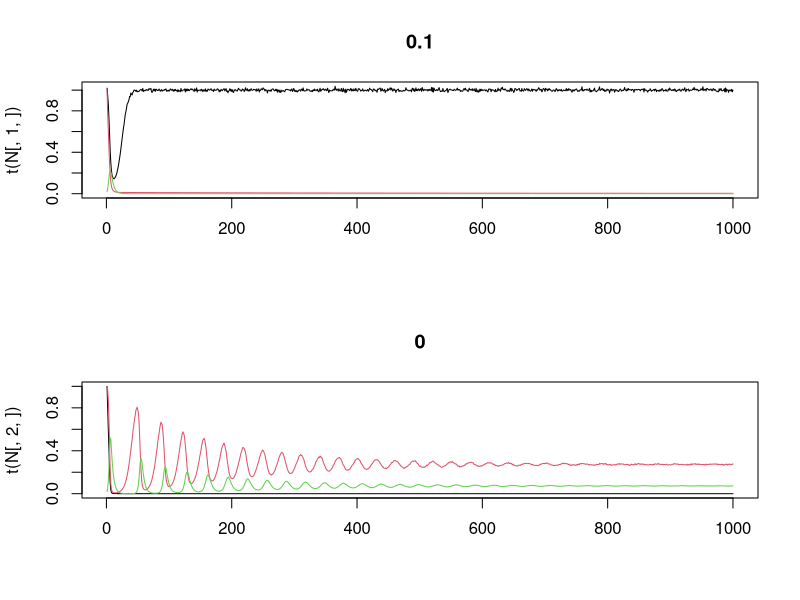
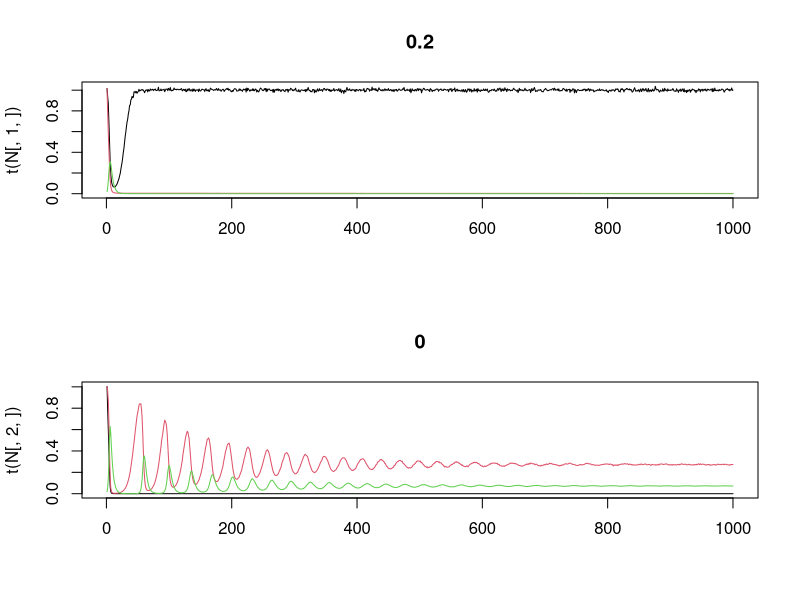
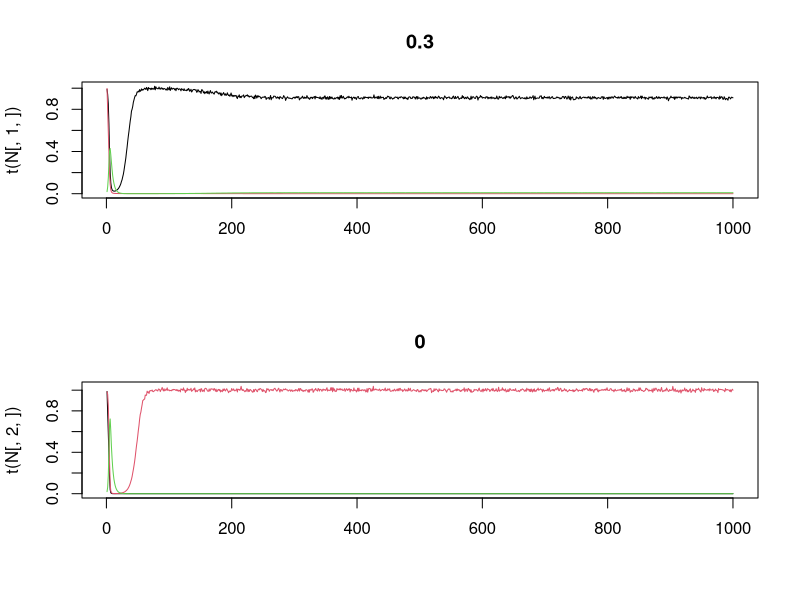
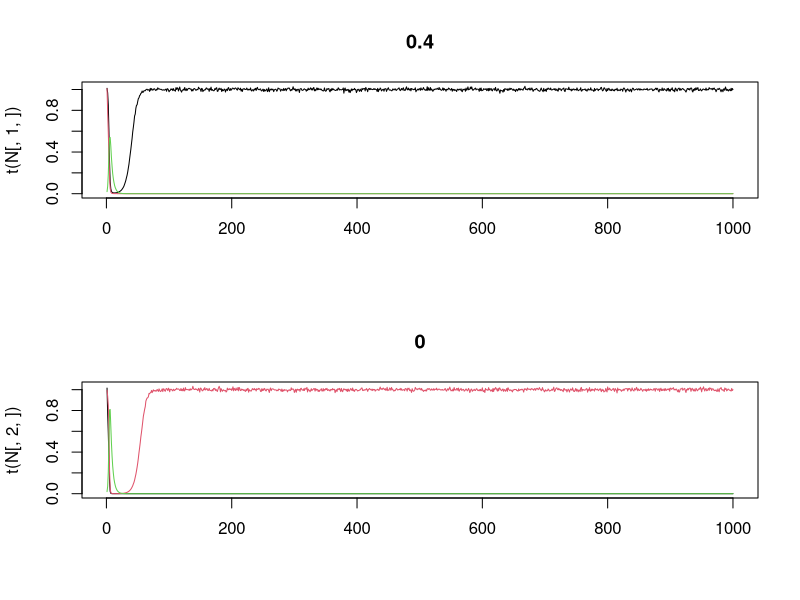
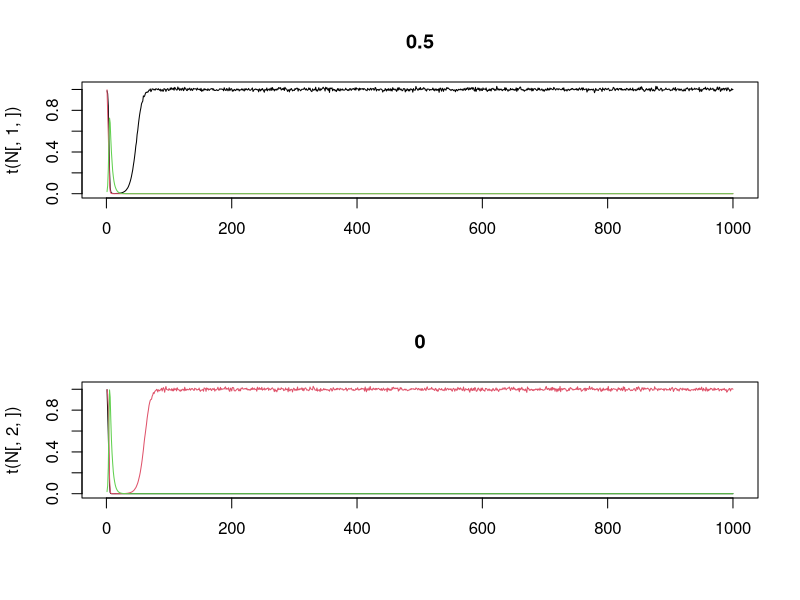
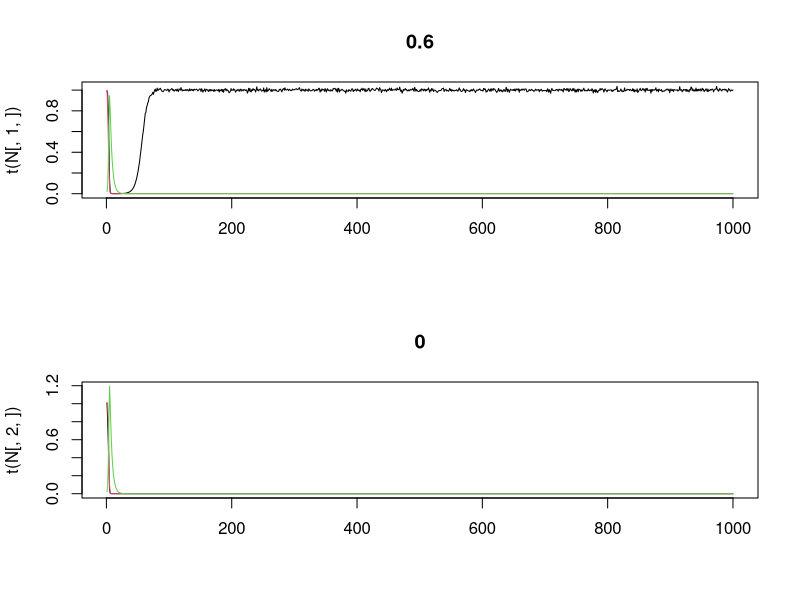
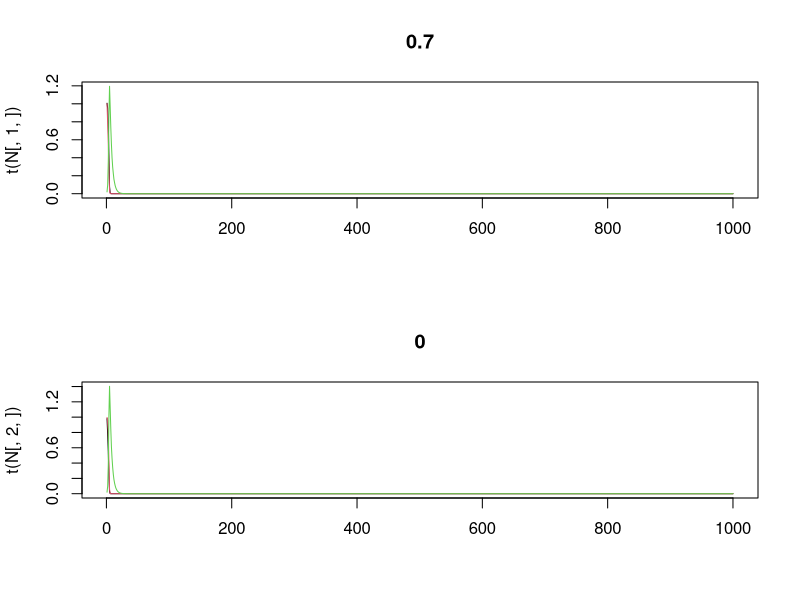
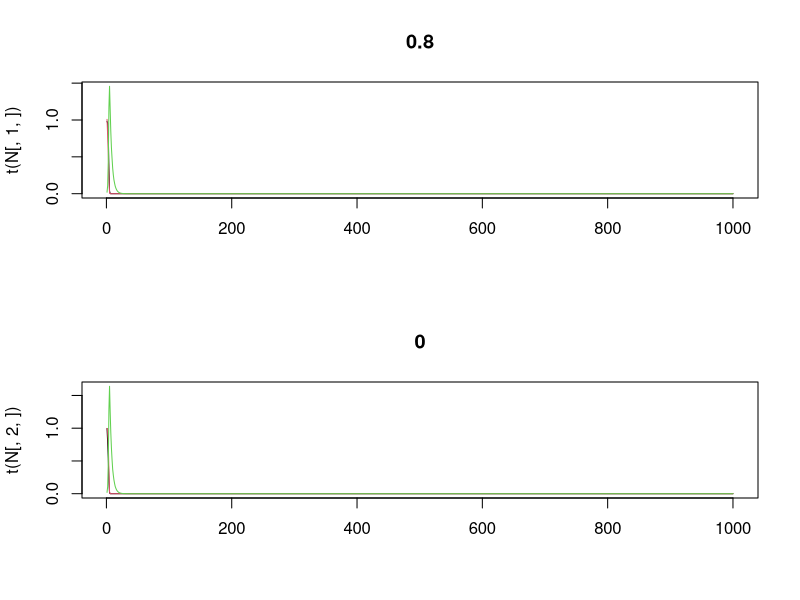

These charts were generated, in order, by the following R code:
dispV<-c(0,0.0001,0.0005,0.001,0.005,0.01,0.05,0.1,0.5,1)
ratioV<-seq(0.1,1,by=0.1)
for(disp in dispV){
  for(ratio in ratioV){
    species<-3
    patches<-2
    spec_ID<-c("plant","plant","herbivore")
    
    environments<-c(1,2)
    env_optima<-c(1,2,0)
    
    growth_rate<-(matrix(rep(env_optima,patches),nrow=species)==matrix(rep(environments,each=species),nrow=species))*0.2
    growth_rate[spec_ID=="herbivore",]<--0.3
    
    strong_benefit<-1.1
    sp_interactions<-matrix(c(-0.2,0,strong_benefit*ratio,
                              0,-0.2,strong_benefit,
                              -2,-2,0),nrow=species)
    
    Tmax<-1000
    N<-array(c(1,1,0.02),dim=c(species,patches,Tmax))
    
    #disp<-0
    
    dispTF<-c(F,F,T)
    
    disp_mat<-matrix(c(0,1,1,0),nrow=patches)
    
    for(ts in 1:(Tmax-1)){
      N[,,ts+1]<-N[,,ts]*exp(growth_rate+sp_interactions%*%N[,,ts])
      N[,,ts+1]<-N[,,ts+1]+disp*(N[,,ts+1]*dispTF)%*%disp_mat-N[,,ts+1]*dispTF*disp
      N[,,ts]<-rnorm(n=species*patches,mean = N[,,ts],sd=N[,,ts]*0.01)
      N[N<10^-4]<-0
    }
    
    par(mfrow=c(2,1))
    matplot(t(N[,1,]), type='l', lty=1,main=ratio)
    matplot(t(N[,2,]), type='l',lty=1,main=disp)
    
    hold<-data.frame(Species=sum(rowSums(N[,,ts])>0.1),Biomass=sum(N[,,ts]),Pred_biomass=sum(N[3,,ts]),ratio=ratio,dispersal=disp)
    if(disp == dispV[1] & ratio == ratioV[1]){
      results.df<-hold
    } else {
      results.df<-rbind(results.df,hold)
    }
  }
}

library(ggplot2)
library(viridis)
ggplot(results.df,aes(y=ratio,x=dispersal,fill=Species))+
  geom_tile()+
  scale_color_viridis()+
  scale_x_log10()

ggplot(results.df,aes(y=ratio,x=dispersal,fill=Pred_biomass))+
  geom_tile()+
  scale_color_viridis()+
  scale_x_log10()

ggplot(results.df,aes(y=ratio,x=dispersal,fill=Biomass))+
  geom_tile()+
  scale_color_viridis()+
  scale_x_log10()
